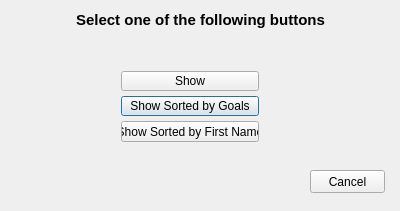
<?xml version="1.0" encoding="UTF-8"?>
<ui version="4.0">
 <class>DisplayScreen</class>
 <widget class="QDialog" name="DisplayScreen">
  <property name="geometry">
   <rect>
    <x>0</x>
    <y>0</y>
    <width>400</width>
    <height>211</height>
   </rect>
  </property>
  <property name="windowTitle">
   <string>Dialog</string>
  </property>
  <widget class="QLabel" name="labelpic">
   <property name="geometry">
    <rect>
     <x>0</x>
     <y>0</y>
     <width>401</width>
     <height>211</height>
    </rect>
   </property>
   <property name="text">
    <string/>
   </property>
  </widget>
  <widget class="QPushButton" name="pushButton_2">
   <property name="geometry">
    <rect>
     <x>121</x>
     <y>96</y>
     <width>138</width>
     <height>20</height>
    </rect>
   </property>
   <property name="text">
    <string>Show Sorted by Goals</string>
   </property>
  </widget>
  <widget class="QPushButton" name="pushButton_3">
   <property name="geometry">
    <rect>
     <x>121</x>
     <y>121</y>
     <width>138</width>
     <height>21</height>
    </rect>
   </property>
   <property name="text">
    <string>Show Sorted by First Name</string>
   </property>
  </widget>
  <widget class="QPushButton" name="pushButton">
   <property name="geometry">
    <rect>
     <x>121</x>
     <y>71</y>
     <width>138</width>
     <height>20</height>
    </rect>
   </property>
   <property name="text">
    <string>Show</string>
   </property>
  </widget>
  <widget class="QPushButton" name="pushButton_4">
   <property name="geometry">
    <rect>
     <x>310</x>
     <y>170</y>
     <width>75</width>
     <height>23</height>
    </rect>
   </property>
   <property name="text">
    <string>Cancel</string>
   </property>
  </widget>
  <widget class="QLabel" name="label">
   <property name="geometry">
    <rect>
     <x>50</x>
     <y>10</y>
     <width>301</width>
     <height>21</height>
    </rect>
   </property>
   <property name="text">
    <string>&lt;html&gt;&lt;head/&gt;&lt;body&gt;&lt;p align=&quot;center&quot;&gt;&lt;span style=&quot; font-size:11pt; font-weight:600;&quot;&gt;Select one of the following buttons&lt;/span&gt;&lt;/p&gt;&lt;/body&gt;&lt;/html&gt;</string>
   </property>
  </widget>
 </widget>
 <tabstops>
  <tabstop>pushButton</tabstop>
  <tabstop>pushButton_2</tabstop>
  <tabstop>pushButton_3</tabstop>
  <tabstop>pushButton_4</tabstop>
 </tabstops>
 <resources/>
 <connections/>
</ui>
